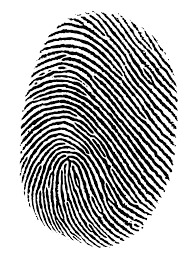
#> input picture prewitt_filter/p.png, 194 x 259 px
$ python p.py
#> lines starting #> are read from the running program, lines starting #| are printed output that depends on the picture
import cv2
import numpy as np

img = cv2.imread("p.png")
#> img is the input picture: shape (259, 194, 3); mean B, G, R 182, 181.9, 181.8

kernelx = np.array([[1,1,1],[0,0,0],[-1,-1,-1]])
kernely = np.array([[-1,0,1],[-1,0,1],[-1,0,1]])
img_prewittx = cv2.filter2D(img, -1, kernelx)
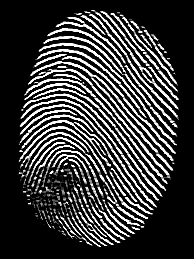
#> img_prewittx: shape (259, 194, 3); mean B, G, R 58.4, 58.4, 58.4
img_prewitty = cv2.filter2D(img, -1, kernely)
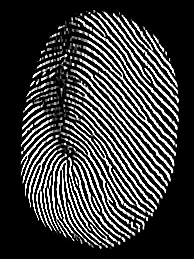
#> img_prewitty: shape (259, 194, 3); mean B, G, R 59.2, 59.2, 59.2

cv2.imshow("img_prewittx",img_prewittx)
cv2.imshow("img_prewitty",img_prewitty)

cv2.waitKey(0)
cv2.destroyAllWindows()
